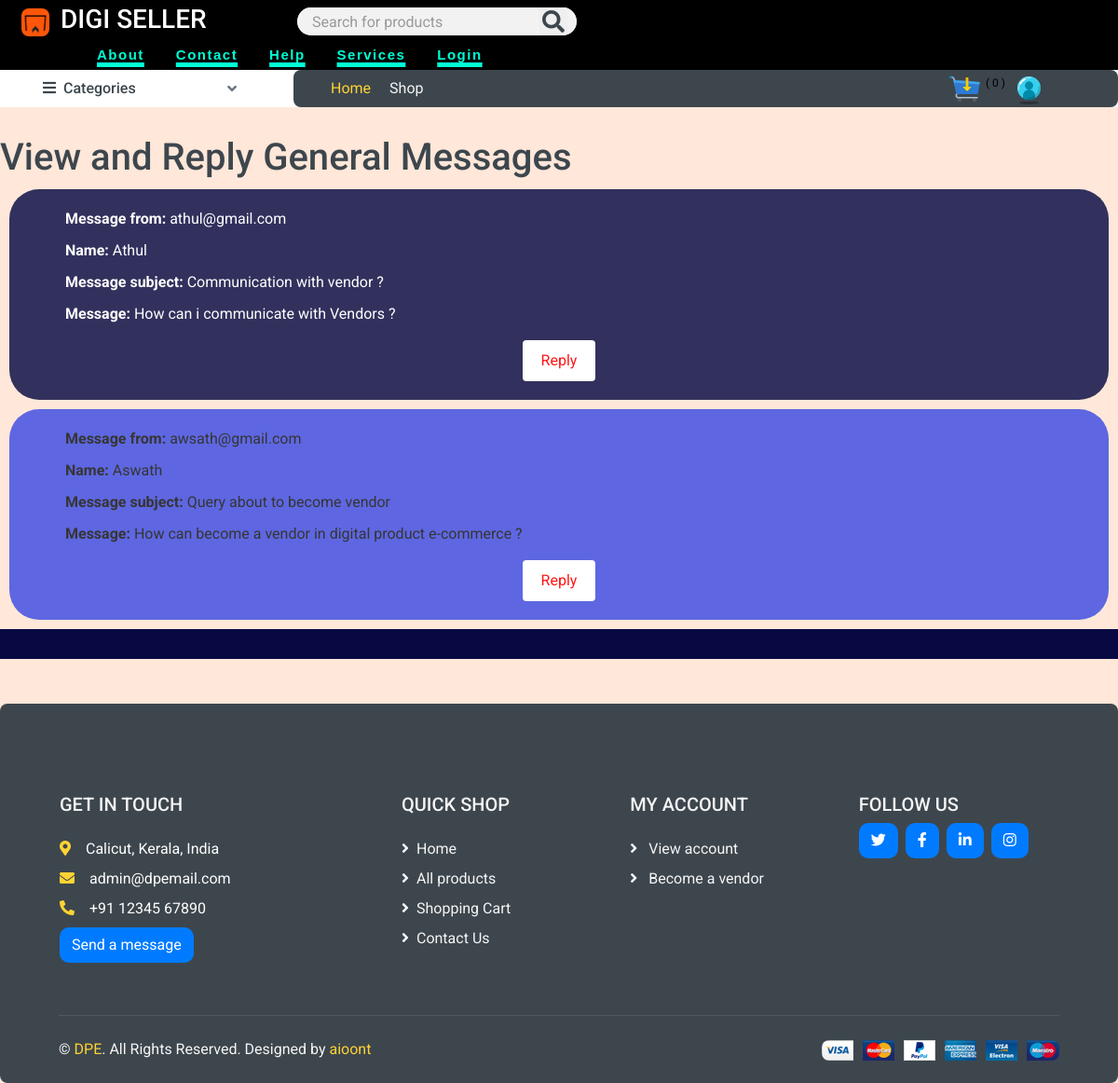
Screenshot of /view_general_messages/ with the database file from the repository.
### core/models.py (models this page shows, shortened)
class Contact(models.Model):
    full_name = models.CharField(max_length=30, null=True)
    mail = models.EmailField(max_length=100)
    msg_subject = models.CharField(max_length=30)
    msg_content = models.TextField(blank=True)

### core/views.py (the view)
# urls.py: path('view_general_messages/', view_general_messages, name='general_messages'),
def view_general_messages(request):
    general_msg = Contact.objects.all()
    return render(request, 'view-general-messages.html',{
        'general_msg': general_msg,
    })

### store/cart.py (called while the page is built)
    def __len__(self):
        return sum(item['quantity'] for item in self.cart.values())

### store/context_processors.py (called while the page is built)
def cart(request):  # to make cart globally available context_processord.py used
    return {'cart': Cart(request)}

### store/templatetags/menu.py (called while the page is built)
@register.inclusion_tag('menu.html')
def menu():
    categories = Category.objects.all()
    return {'categories':categories}

### core/templates/view-general-messages.html (shortened to what this page needs)
{% extends 'base.html' %}
{% load static %}
{% block content %}
<body>
    <h1>View and Reply General Messages</h1>
    {% for i in general_msg %}
    <div class="message-container {% cycle 'gray-background' 'white-background' %}">
        <ul class="message-text">
            <li><strong>Message from:</strong> {{ i.mail }}</li>
            <li><strong>Name:</strong> {{ i.full_name }}</li>
            <li><strong>Message subject:</strong> {{ i.msg_subject }}</li>
            <li><strong>Message:</strong> {{ i.msg_content }}</li>
        </ul>
        <button class="reply-button" onclick="window.location.href='mailto:{{ i.email }}'">Reply</button>
    </div>
    {% endfor %}
</body>
{% endblock %}

### core/templates/view-general-messages.html (style rules this page uses)
.message-container { margin: 10px; padding: 20px; border-radius: 2em; }
.gray-background { background-color: #32315D; color: #ffffff; }
.white-background { background-color: #5E67E1; color: #363535; }
.message-text { list-style-type: none; }
.message-text li { margin-bottom: 10px; }
.reply-button { background-color: #ffffff; color: #ff1515; padding: 10px 20px; border: none; border-radius: 4px; cursor: pointer; display: block; margin: auto; }

### rows the page displays
Contact: mail "athul@gmail.com", full_name "Athul", msg_subject "Communication with vendor ?", msg_content "How can i communicate with Vendors ?"
Contact: mail "awsath@gmail.com", full_name "Aswath", msg_subject "Query about to become vendor", msg_content "How can become a vendor in digital product e-commerce ?"

### other values shown
{{ cart|length }} "0"
